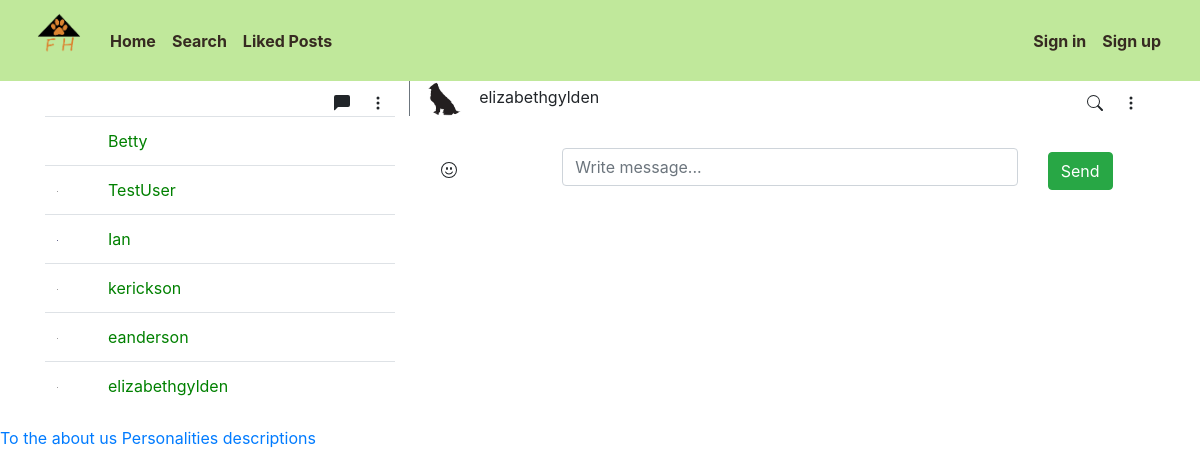
/messages/76, run on the app's committed database.
### profile_app/models.py (models this page shows, shortened)
class Profile(AbstractBaseUser):
    userID = models.AutoField(primary_key=True)
    email = models.EmailField(verbose_name="email", unique=True, max_length = 60)
    username = models.CharField(max_length=50, unique=True)
    date_joined = models.DateTimeField(verbose_name = " Date Joined", auto_now_add=True)
    last_login = models.DateTimeField(verbose_name="Last Login", auto_now=True)
    is_admin = models.BooleanField(default=False)
    is_active = models.BooleanField(default=True)
    is_staff = models.BooleanField(default=False)
    is_superuser = models.BooleanField(default=False)
    first_name = models.CharField(max_length=50, blank=True)
    password = models.CharField(max_length=500)
    profile_picture = models.ImageField(max_length=255, upload_to=get_profile_image_filepath, null=True, blank=True, default="static/profile_app/default_pfp.png")
    location = models.CharField(max_length=30, choices=LOCATION_CHOICES, default="FARGO")
    liked_posts = models.ManyToManyField('pet_post_app.Post', blank=True)
    objects = MyAccountManager()
    USERNAME_FIELD = 'email'
    REQUIRED_FIELDS = ['username']

### messaging_app/views.py (the view)
# urls.py: path('messages/<str:id1><str:id2>', views.messages, name='messages'),
def messages(request, id1, id2):
    if (User.objects.get(userID=id1) == request.user):
        user_obj = User.objects.get(userID=id2)
    else:
        user_obj = User.objects.get(userID=id1)
    users = User.objects.exclude(username=request.user.username)
    thread_name = f'chat_{id1}{id2}'
    message_obj = Message.objects.filter(thread_name=thread_name)
    return render(request, 'messaging_page.html', context={'users':users, 'user':user_obj, 'messages': message_obj})

### messaging_app/templates/messaging_page.html (shortened to what this page needs)
{% extends 'base_page.html' %}
{% load static %}
{% block content %}
<div class="back-container">
    <div class="container front-container1">
        <div class="row chat-top">
            <div class="col-sm-4 border-right border-secondary">
                <span class="float-right mt-2">
                    <svg width="1em" height="1em" viewBox="0 0 16 16" class="bi bi-chat-left-fill mx-3"
                        fill="currentColor" xmlns="http://www.w3.org/2000/svg">
                        <path fill-rule="evenodd"
                            d="M2 0a2 2 0 0 0-2 2v12.793a.5.5 0 0 0 .854.353l2.853-2.853A1 1 0 0 1 4.414 12H14a2 2 0 0 0 2-2V2a2 2 0 0 0-2-2H2z" />
                    </svg>
                    <svg width="1em" height="1em" viewBox="0 0 16 16" class="bi bi-three-dots-vertical mr-2"
                        fill="currentColor" xmlns="http://www.w3.org/2000/svg">
                        <path fill-rule="evenodd"
                            d="M9.5 13a1.5 1.5 0 1 1-3 0 1.5 1.5 0 0 1 3 0zm0-5a1.5 1.5 0 1 1-3 0 1.5 1.5 0 0 1 3 0zm0-5a1.5 1.5 0 1 1-3 0 1.5 1.5 0 0 1 3 0z" />
                    </svg>
                </span>
            </div>
            <div class="col-sm-8">
                <img src="{{user.profile_picture.url}}" alt="" height="35"  class="profile-image rounded-circle">
                <span class="ml-2">{{user.username}}</span>
                <span class="float-right mt-2">
                    <svg width="1em" height="1em" viewBox="0 0 16 16" class="bi bi-three-dots-vertical mx-3"
                        fill="currentColor" xmlns="http://www.w3.org/2000/svg">
                        <path fill-rule="evenodd"
                            d="M9.5 13a1.5 1.5 0 1 1-3 0 1.5 1.5 0 0 1 3 0zm0-5a1.5 1.5 0 1 1-3 0 1.5 1.5 0 0 1 3 0zm0-5a1.5 1.5 0 1 1-3 0 1.5 1.5 0 0 1 3 0z" />
                    </svg>
                </span>
            </div>
        </div>
        <div class="row">
            <div class="col-sm-4 contacts">
                <div class="contact-table-scroll">
                    <table class="table table-hover">
                        <tbody>
                            {% for user in users%}
                            <tr>
                                <td><img src="{{user.profile_picture.url}}" height="0.5em" alt="" class="profile-image rounded-circle">
                                </td>
                                {% if user.userID > request.user.userID %}
                                <td><a style="color: green" id="{{user.username}}" href="{% url 'messages' id1=user.userID id2=request.user.userID%}">{{user.username}}</a></td>
                                {% else %}
                                <td><a style="color: green" id="{{user.username}}" href="{% url 'messages' id1=request.user.userID id2=user.userID%}">{{user.username}}</a></td>
                                {% endif %}
                            </tr>
                            {% endfor %}
                        </tbody>
                    </table>
                </div>
            </div>
            <div class="col-sm-8 message-area">
                <div class="row message-box p-3">
                    <div class="col-sm-2 mt-2">
                    </div>
                    <div class="col-sm-8">
                        <input type="text" class="form-control" id="message_input" placeholder="Write message...">
                    </div>
                    <div class="col-sm-2 mt-1">
                        <div class="control">
                            <button class="btn btn-success" id="chat-message-submit">Send</button>
                        </div>
                    </div>
                </div>
            </div>
        </div>
    </div>
</div>
{% endblock %}

### data on the page
Profile: profile_picture (placeholder picture), username "elizabethgylden"
Profile: username "Betty"
Profile: username "TestUser"
Profile: username "Ian"
Profile: username "kerickson"
Profile: username "eanderson"
